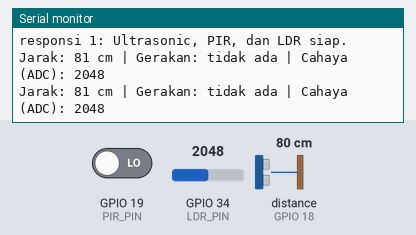
Bench run of a sketch on a simulated ESP32. Shown: the last lines printed to the serial monitor. The test bench sets the inputs (shaded band); at power-on: GPIO 19 (PIR_PIN) LOW, distance to the obstacle (sensor on GPIO 18) 80 cm, GPIO 34 (LDR_PIN) = 2048. The echo pulse lasts 58.3 µs per cm.

Above: at 1.8 s.
1.9 s: GPIO 19 (PIR_PIN) driven HIGH
At 2.6 s:
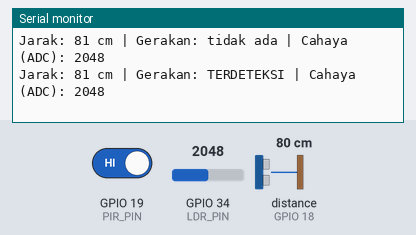
4.5 s: distance to the obstacle (sensor on GPIO 18) set to 2 cm
At 5.8 s:
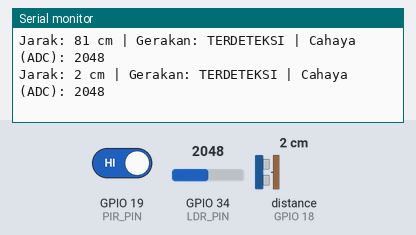
6.0 s: GPIO 34 (LDR_PIN) set to 2866
At 6.8 s:
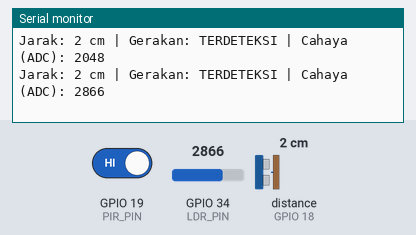
7.5 s: distance to the obstacle (sensor on GPIO 18) set to 4 cm
At 8.8 s:
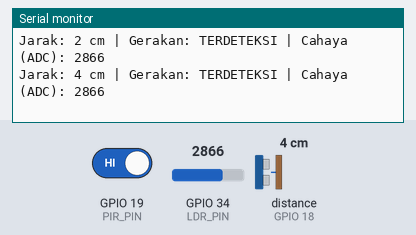
9.0 s: GPIO 34 (LDR_PIN) set to 3603
At 9.7 s:
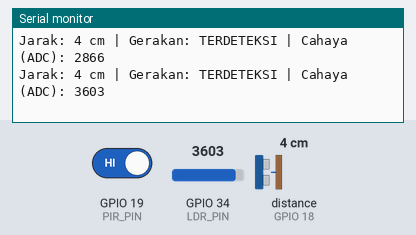
10.5 s: GPIO 19 (PIR_PIN) driven LOW
At 11.4 s:
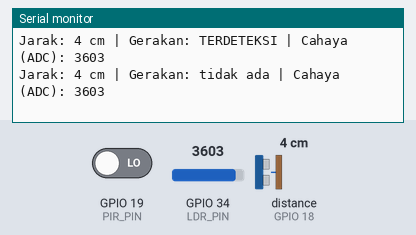
Timing chart, 0 to 13.0 s (numbered marks = the images above; inputs shaded):
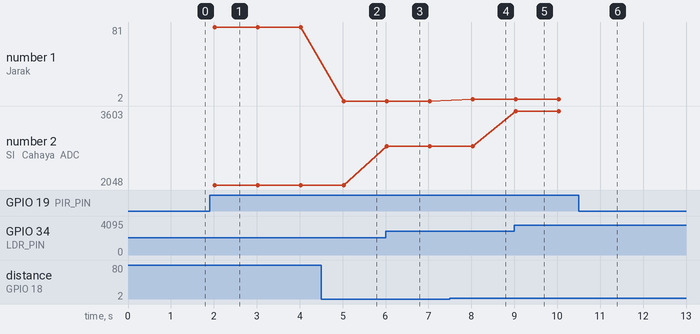

The sketch:

responsi_1.ino
```cpp
#include <NewPing.h>   // library untuk HC-SR04
// ---------- Ultrasonic HC-SR04 ----------
#define TRIG_PIN   5
#define ECHO_PIN   18
#define MAX_DIST   200   // jarak maksimum (cm)
NewPing sonar(TRIG_PIN, ECHO_PIN, MAX_DIST);
// ---------- PIR HC-SR501 ----------
#define PIR_PIN    19
// ---------- LDR ----------
#define LDR_PIN    34   // pin ADC1

void setup() {
  Serial.begin(115200);
  pinMode(PIR_PIN, INPUT);
  Serial.println("responsi 1: Ultrasonic, PIR, dan LDR siap.");
}

void loop() {
  // 1. Baca sensor ultrasonic
  unsigned int jarak = sonar.ping_cm();
  if (jarak == 0) jarak = MAX_DIST;   // tidak ada pantulan terdeteksi
  // 2. Baca sensor PIR
  int gerakan = digitalRead(PIR_PIN);
  // 3. Baca sensor LDR (nilai mentah ADC 0-4095)
  int nilaiLDR = analogRead(LDR_PIN);
  // 4. Tampilkan seluruh hasil ke Serial Monitor
  Serial.print("Jarak: ");
  Serial.print(jarak);
  Serial.print(" cm | Gerakan: ");
  Serial.print(gerakan == HIGH ? "TERDETEKSI" : "tidak ada");
  Serial.print(" | Cahaya (ADC): ");
  Serial.println(nilaiLDR);

delay(1000);
}
```

Measured:
- after the input at 1.9 s, the serial monitor: prints a new line after 0.12 s (image 1)
- after the input at 4.5 s, the serial monitor: prints a new line after 0.53 s (image 2)
- after the input at 6.0 s, the serial monitor: prints a new line at once (image 3)
- after the input at 7.5 s, the serial monitor: prints a new line after 0.53 s (image 4)
- after the input at 9.0 s, the serial monitor: prints a new line at once (image 5)
- after the input at 10.5 s, the serial monitor: prints a new line after 0.54 s (image 6)
- plotted number 1: 81 → 2 after the input at 4.5 s, 2 → 4 after the input at 7.5 s
- plotted number 2: 2048 → 2866 after the input at 6.0 s, 2866 → 3603 after the input at 9.0 s
